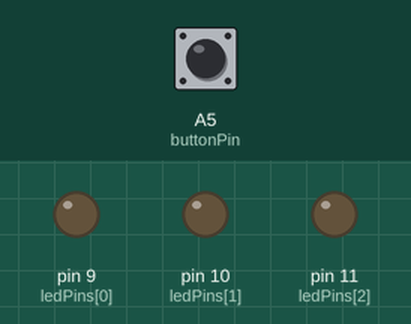
A sketch run on a simulated Arduino Uno, built with avr-gcc and run on an emulated ATmega328P. Parts: output pins drawn as LEDs (lit = HIGH). Inputs (shaded band) come from the test bench; at power-on: A5 (buttonPin) HIGH.

Above: at 1.2 s.
1.3 s: A5 (buttonPin) pulled LOW for 0.15 s
At 2.0 s:
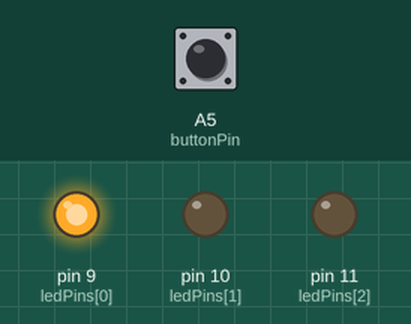
2.9 s: A5 (buttonPin) pulled LOW for 1 s
At 3.6 s:
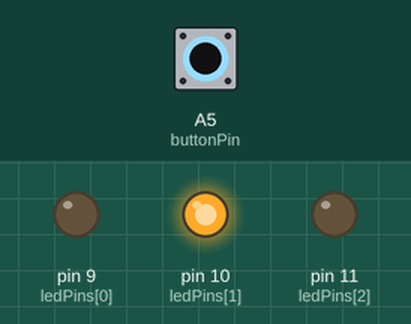
5.4 s: A5 (buttonPin) pulled LOW for 0.15 s
At 6.4 s:
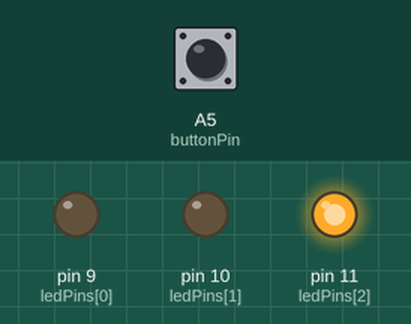
7.0 s: A5 (buttonPin) pulled LOW for 3.2 s
At 8.0 s:
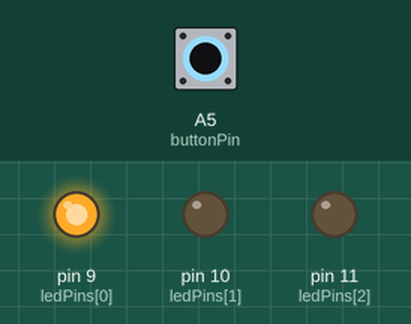
Timing chart, 0 to 10.0 s (numbered marks = the images above; inputs shaded):
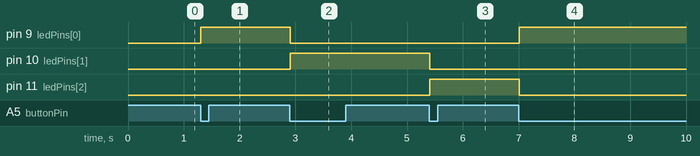

The sketch:

arrays.ino
```cpp
const int buttonPin = A5;
int ledPins[3] = { 9, 10, 11 };
int ledMode = 10;
int dt = 150;
int lastButton = 1;
int currentLed = 0;

void setup() {
  // put your setup code here, to run once:
  for (int i = 0; i <= 2; i++) {
    pinMode(ledPins[i], OUTPUT);
  }
  pinMode(buttonPin, INPUT_PULLUP);
}

void ledState(int state) {
  if (state != 0 && state != 1) {
    return;
  }
  for (int i = 0; i <= 2; i++) {
    digitalWrite(ledPins[i], state);
  }
}

void ledSeries(int time) {
  if (time < 0) return;
  for (int i = 0; i <= 2; i++) {
    digitalWrite(ledPins[i], HIGH);
    delay(time);
    digitalWrite(ledPins[i], LOW);
    delay(time);
  }
}

void ledSeriesReverse(int time) {
  if (time < 0) return;
  for (int i = 2; i >= 0; i--) {
    digitalWrite(ledPins[i], HIGH);
    delay(time);
    digitalWrite(ledPins[i], LOW);
    delay(time);
  }
}

void buttonStage(int time) {
  int currentButton = digitalRead(buttonPin);
  if (currentButton == 0 && lastButton == 1) {
    ledState(0);
    digitalWrite(ledPins[currentLed], HIGH);
    delay(time);
    currentLed++;
  }
  if (currentLed > 2) { currentLed = 0; }
  lastButton = currentButton;
  delay(20);
}

void loop() {
  // put your main code here, to run repeatedly:
  buttonStage(dt);
}
```

Measured:
- after the input at 1.3 s, pin 9 (ledPins[0]): LOW → HIGH at once
- after the input at 2.9 s, pin 9 (ledPins[0]): HIGH → LOW at once; pin 10 (ledPins[1]): LOW → HIGH at once
- after the input at 5.4 s, pin 10 (ledPins[1]): HIGH → LOW at once; pin 11 (ledPins[2]): LOW → HIGH at once
- after the input at 7.0 s, pin 9 (ledPins[0]): LOW → HIGH at once; pin 11 (ledPins[2]): HIGH → LOW at once
